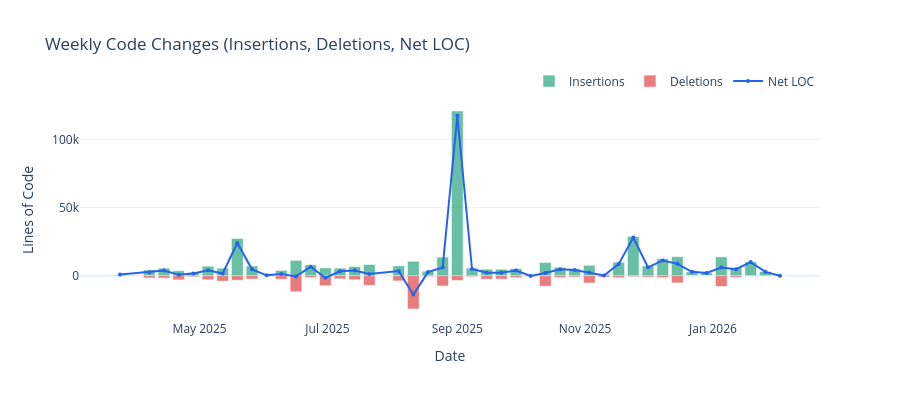

Notebook code cell kept with this figure:
### Code cell
# Line chart: net LOC per week
fig = go.Figure()

fig.add_trace(go.Bar(
    x=weekly['week_start'], y=weekly['insertions'],
    name='Insertions', marker_color='#059669', opacity=0.6,
))
fig.add_trace(go.Bar(
    x=weekly['week_start'], y=-weekly['deletions'],
    name='Deletions', marker_color='#DC2626', opacity=0.6,
))
fig.add_trace(go.Scatter(
    x=weekly['week_start'], y=weekly['net_loc'],
    mode='lines+markers',
    name='Net LOC',
    line=dict(color=COLORS['primary'], width=2),
    marker=dict(size=4),
))

fig.update_layout(
    title='Weekly Code Changes (Insertions, Deletions, Net LOC)',
    xaxis_title='Date', yaxis_title='Lines of Code',
    barmode='relative',
    height=400,
    legend=dict(orientation='h', yanchor='bottom', y=1.02, xanchor='right', x=1),
)
fig.show()
